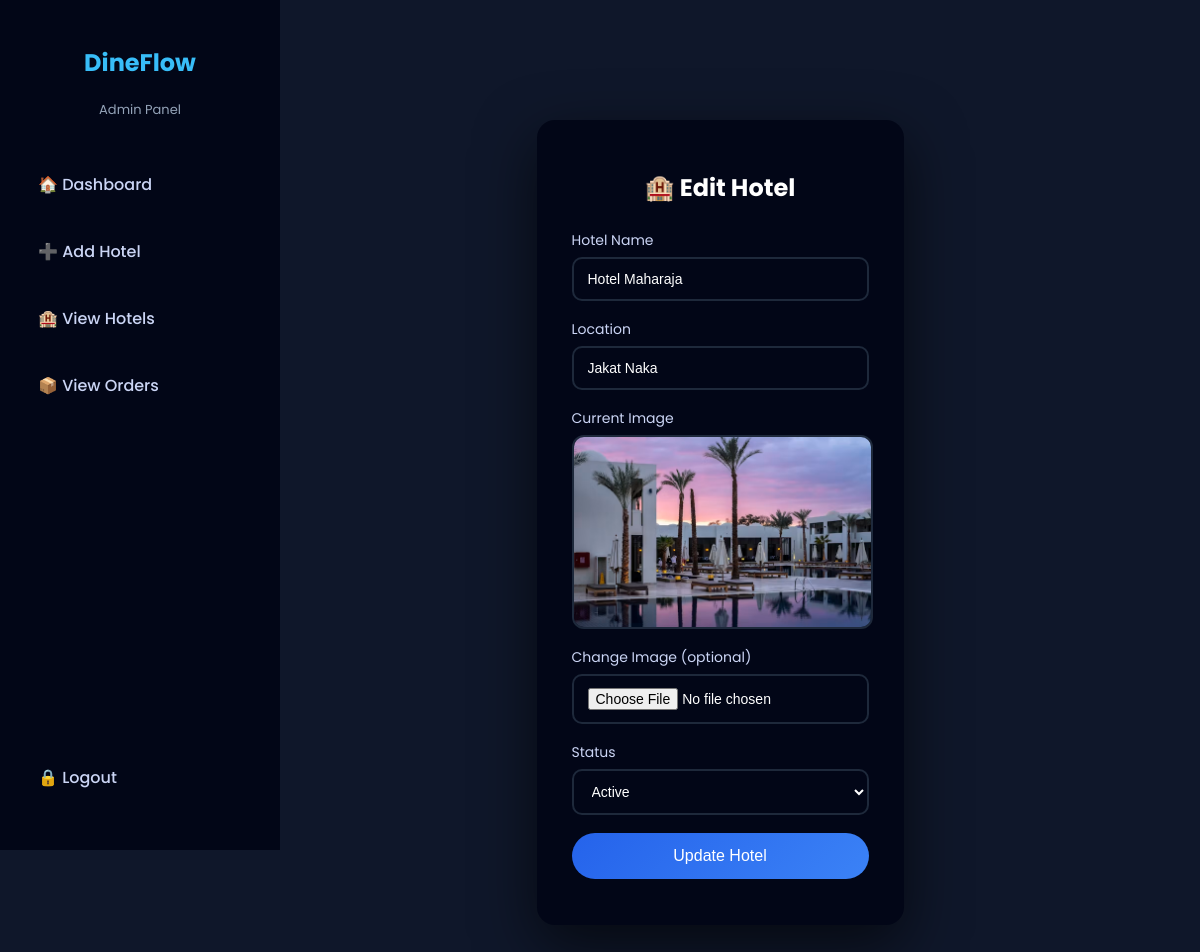
Screenshot of /Admin/edit_hotels.php?id=5 (signed in) with the database file from the repository.
### tables this page shows
CREATE TABLE `hotels` (
  `id` int(11) NOT NULL,
  `hotel_name` varchar(150) NOT NULL,
  `location` varchar(255) DEFAULT NULL,
  `contact` varchar(20) DEFAULT NULL,
  `created_at` timestamp NOT NULL DEFAULT current_timestamp(),
  `image` varchar(255) DEFAULT NULL,
  `status` varchar(50) DEFAULT 'active'
);

### Admin/edit_hotels.php (the view, shortened to what this page needs)
<?php
include '../db.php';
$id = intval($_GET['id']);
$result = mysqli_query($conn, "SELECT * FROM hotels WHERE id=$id");
$hotel = mysqli_fetch_assoc($result);
?>
<?php include 'admin_sidebar.php'; ?>
<!DOCTYPE html>
<html lang="en">
<head>
<link rel="stylesheet" href="../assets/css/admin.css">
</head>
<body>
<?php include 'admin_sidebar.php'; ?>
<div class="admin-main">
    <div class="form-container">
        <h2>🏨 Edit Hotel</h2>
        <form action="update_hotels.php" method="POST" enctype="multipart/form-data">
            <div class="form-group">
                <label>Hotel Name</label>
                <input type="text" name="hotel_name"
                       value="<?= htmlspecialchars($hotel['hotel_name']); ?>" required>
            </div>
            <div class="form-group">
                <label>Location</label>
                <input type="text" name="location"
                       value="<?= htmlspecialchars($hotel['location']); ?>" required>
            </div>
            <div class="form-group">
                <label>Current Image</label>
                <?php if(!empty($hotel['image'])): ?>
                    <img src="../uploads/<?= $hotel['image']; ?>" class="hotel-img" alt="Hotel Image">
                <?php else: ?>
                    <p style="color:#f87171;">No image uploaded yet.</p>
                <?php endif; ?>
            </div>
            <div class="form-group">
                <label>Change Image (optional)</label>
                <input type="file" name="image">
            </div>
            <div class="form-group">
                <label>Status</label>
                <select name="status">
                    <option value="active" <?= $hotel['status']=='active'?'selected':''; ?>>Active</option>
                </select>
            </div>
            <button class="btn" type="submit">Update Hotel</button>
        </form>
    </div>
</div>
</body>
</html>

### Admin/edit_hotels.php (style rules this page uses)
body { background:#0f172a; font-family:'Poppins', sans-serif; }
.admin-main { margin-left:240px; margin-top:80px; padding:40px; display:flex; justify-content:center; align-items:flex-start; min-height:100vh; background:#0f172a; }
.form-container { max-width:650px; background:#020617; padding:30px 35px; border-radius:18px; box-shadow:0 20px 60px rgba(0,0,0,0.6); }
.form-container h2 { color:#fff; margin-bottom:25px; text-align:center; }
.form-group { margin-bottom:18px; }
.form-group label { display:block; color:#cbd5f5; margin-bottom:6px; font-size:14px; }
.form-group input, .form-group select { width:100%; padding:12px 14px; border-radius:10px; background:#020617; border:2px solid #1e293b; color:#fff; font-size:14px; outline:none; transition:0.3s; }
.hotel-img { width:100%; height:190px; object-fit:cover; border-radius:12px; border:2px solid #1e293b; }
.btn { width:100%; padding:14px; border-radius:30px; border:none; background:linear-gradient(135deg,#2563eb,#3b82f6); color:#fff; font-size:16px; font-weight:500; cursor:pointer; transition:0.3s; }

### rows the page displays
hotels: hotel_name "Hotel Maharaja", location "Jakat Naka", image (picture), status "Active"
